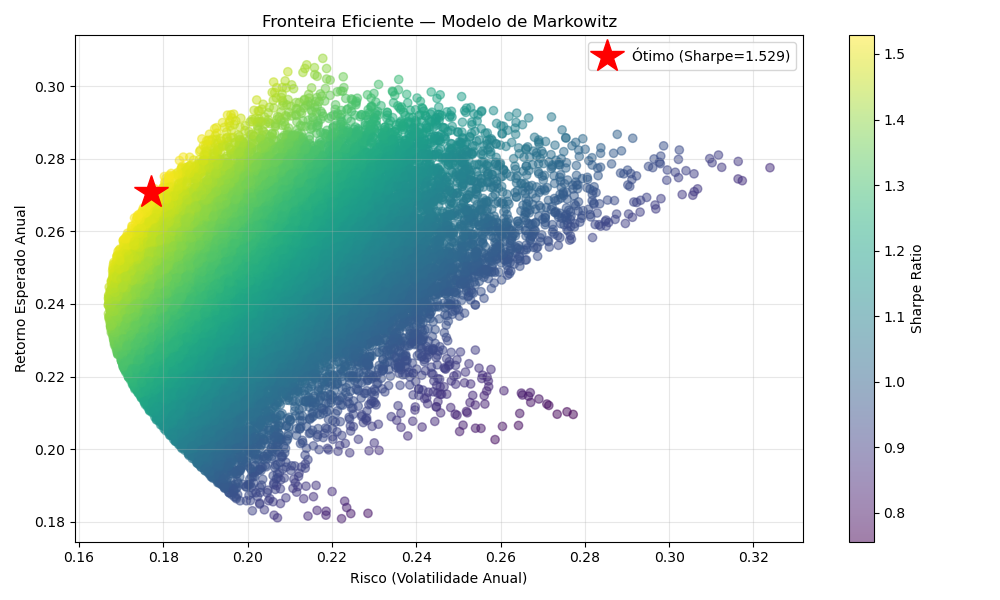

Recreate this plot in Python.
import yfinance as yf
import pandas as pd
import numpy as np
from matplotlib import pyplot as plt
from scipy import optimize

TICKERS = ["PETR4.SA", "ITUB4.SA", "GGBR4.SA", "B3SA3.SA"]

# ─── 1. Download dos dados ──────────────────────────────────────
raw_data = yf.download(
    TICKERS,
    period="2y",
    interval="1d",
    progress=False,
    auto_adjust=True,
)

# ─── 2. Extrai preços de fechamento ─────────────────────────────
# Nova estrutura do yfinance: colunas multiindex ('Close', ticker)
if isinstance(raw_data.columns, pd.MultiIndex):
    prices = raw_data['Close'][TICKERS]
else:
    prices = raw_data[['Close']]

prices = prices.dropna()
print(f"Total de dias válidos: {len(prices)}")
print(prices.tail())

# ─── 3. Cálculo dos retornos ────────────────────────────────────
returns_data = prices.pct_change().dropna()
print(f"\nRetornos calculados: {len(returns_data)} observações")
print(returns_data.head())

# ─── 4. Estatísticas anualizadas ────────────────────────────────
ws = 252
average_returns = returns_data.mean() * ws
cov_matrix = returns_data.cov() * ws

print(f"\nRetornos médios anualizados:")
print(average_returns)

# ─── 5. Função de retorno/risco ─────────────────────────────────
def w_expected_return_and_risk(avg_returns, cov, weights):
    port_return = np.dot(avg_returns, weights)
    port_vol = np.sqrt(np.dot(weights.T, np.dot(cov, weights)))
    sharpe = port_return / port_vol if port_vol > 0 else 0
    return port_return, port_vol, sharpe

# ─── 6. Simulação de 50000 carteiras ────────────────────────────
NUM_PORTFOLIOS = 50000
portfolio_returns = np.zeros(NUM_PORTFOLIOS)
portfolio_risks = np.zeros(NUM_PORTFOLIOS)
portfolio_sharpes = np.zeros(NUM_PORTFOLIOS)

for i in range(NUM_PORTFOLIOS):
    w = np.random.random(len(TICKERS))
    w /= np.sum(w)
    ret, risk, sharpe = w_expected_return_and_risk(average_returns, cov_matrix, w)
    portfolio_returns[i] = ret
    portfolio_risks[i] = risk
    portfolio_sharpes[i] = sharpe

# ─── 7. Otimização ──────────────────────────────────────────────
def neg_sharpe(w):
    _, _, sharpe = w_expected_return_and_risk(average_returns, cov_matrix, w)
    return -sharpe

constraints = {"type": "eq", "fun": lambda x: np.sum(x) - 1}
bounds = tuple((0, 1) for _ in range(len(TICKERS)))
w0 = np.array([1/len(TICKERS)] * len(TICKERS))

result = optimize.minimize(
    neg_sharpe, w0, method="SLSQP",
    bounds=bounds, constraints=constraints
)
optimal = result.x
optimal_return, optimal_risk, optimal_sharpe = w_expected_return_and_risk(
    average_returns, cov_matrix, optimal
)

print(f"\n═══ CARTEIRA ÓTIMA ═══")
for ticker, peso in zip(TICKERS, optimal):
    print(f"  {ticker}: {peso*100:.2f}%")
print(f"Retorno esperado: {optimal_return*100:.2f}%")
print(f"Risco: {optimal_risk*100:.2f}%")
print(f"Sharpe Ratio: {optimal_sharpe:.4f}")

# ─── 8. Gráfico ─────────────────────────────────────────────────
plt.figure(figsize=(10, 6))
sc = plt.scatter(portfolio_risks, portfolio_returns,
                 c=portfolio_sharpes, cmap='viridis', marker='o', alpha=0.5)
plt.colorbar(sc, label='Sharpe Ratio')
plt.plot(optimal_risk, optimal_return, 'r*', markersize=25,
         label=f'Ótimo (Sharpe={optimal_sharpe:.3f})')
plt.xlabel('Risco (Volatilidade Anual)')
plt.ylabel('Retorno Esperado Anual')
plt.title('Fronteira Eficiente — Modelo de Markowitz')
plt.legend()
plt.grid(alpha=0.3)
plt.tight_layout()
plt.show()
